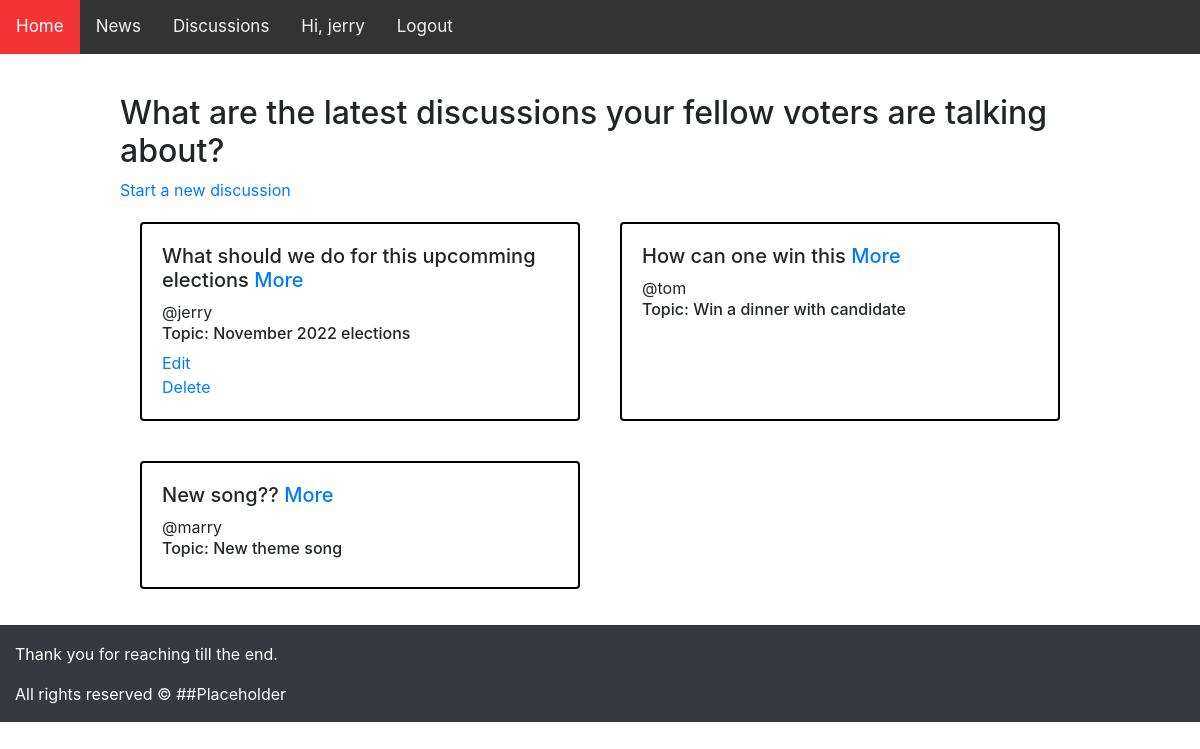
Page /discussions/ (signed in) on the committed database.
### discu/models.py (models this page shows, shortened)
class Discussion(models.Model):
    host = models.ForeignKey(User, on_delete=models.SET_NULL, null=True, blank=True)
    topic = models.ForeignKey(Topic, on_delete=models.SET_NULL, null=True, blank=True)
    title = models.CharField(max_length=140)
    description = models.TextField(null=True, blank=True)
    update = models.DateTimeField(auto_now=True)
    created = models.DateTimeField(auto_now_add=True)
    class Meta:
        ordering = ['-update', '-created']

class Topic(models.Model):
    title = models.CharField(max_length=200)
    def __str__(self):
        return self.title

### discu/views.py (the view)
# urls.py: path('', views.discussions, name="discussions"),
def discussions(request):
    discussions = Discussion.objects.all()
    context = {'discussions': discussions}
    return render(request, 'discussions/discussions.html', context)

### templates/discussions/discussions.html (shortened to what this page needs)
{% extends 'theme/theme.html' %}
{% block content %}
<h2> What are the latest {{ request.resolver_match.view_name}} your fellow voters are talking about?</h2>
<a href="/discussions/new-discussion/">Start a new discussion</a>
<div class="card_holder">
    {% for dis in discussions %}
    <div class="card">
        <h5>{{dis.title}} <a href="/discussions/{{dis.id}}/">More</a></h5>
        <span>@{{dis.host}}</span>
        <h6>Topic: {{dis.topic}}</h6>
        {% if request.user == dis.host %}
        <a href="{% url  'update-discussion' dis.id %}">Edit</a>
        <a href="{% url  'delete-discussion' dis.id %}">Delete</a>
        {% endif %}
    </div>
    {% endfor %}
</div>
{% endblock %}

### templates/theme/theme.html (shortened to what this page needs)
<!DOCTYPE html>
<html lang="en">
<head>
</head>
<body>
  <link rel="stylesheet" href="https://cdn.jsdelivr.net/npm/bootstrap@4.4.1/dist/css/bootstrap.min.css">
<link rel="stylesheet" href="https://cdnjs.cloudflare.com/ajax/libs/font-awesome/4.7.0/css/font-awesome.min.css">
<div class="topnav" id="myTopnav">
  <a href="/" class="active">Home</a>
  <a href="/news/">News</a>
  <a href="/discussions/">Discussions</a>
    <a href="/login/">
      {% if request.user.is_authenticated %}
      Hi, {{request.user}} <a href="{% url 'logout' %}">Logout</a>
      {% else %}
      Login
      {% endif %}
    </a></a>
</div>
<div class="page_content">
    {% block content %}
    {% endblock %}
</div>
<footer class="bg-dark">
    <hr>
    <div class="container-fluid  text-white footer">
        <div class="row">
            <div class="col-lg-6 col-md-6 text-footer">
                <p>Thank you for reaching till the end.</p>
                <p>All rights reserved © ##Placeholder</p>
            </div>
        </div>
    </div>
</footer>
</body>
</html>

### templates/theme/theme.html (style rules this page uses)
.topnav { background-color: #333; overflow: hidden; }
.topnav a { float: left; display: block; color: #f2f2f2; text-align: center; padding: 14px 16px; text-decoration: none; font-size: 17px; }
.topnav a.active { background-color: #f33434; color: white; }
.page_content { display: grid; width: 80%; margin-left: auto; margin-right: auto; padding-top: 40px; }

### templates/discussions/discussions.html (style rules this page uses)
.card { border: 2px solid black; padding: 20px; margin: 20px; }
.card_holder { display: grid; grid-template-columns: 1fr 1fr; }

### rows in the picture
Discussion: title "What should we do for this upcomming elections", host "jerry", topic "November 2022 elections", shows "Edit"
Discussion: title "How can one win this", host "tom", topic "Win a dinner with candidate"
Discussion: title "New song??", host "marry", topic "New theme song"

### other values in the picture
{{ request.user }} "jerry"
{{ request.resolver_match.view_name }} "discussions"
